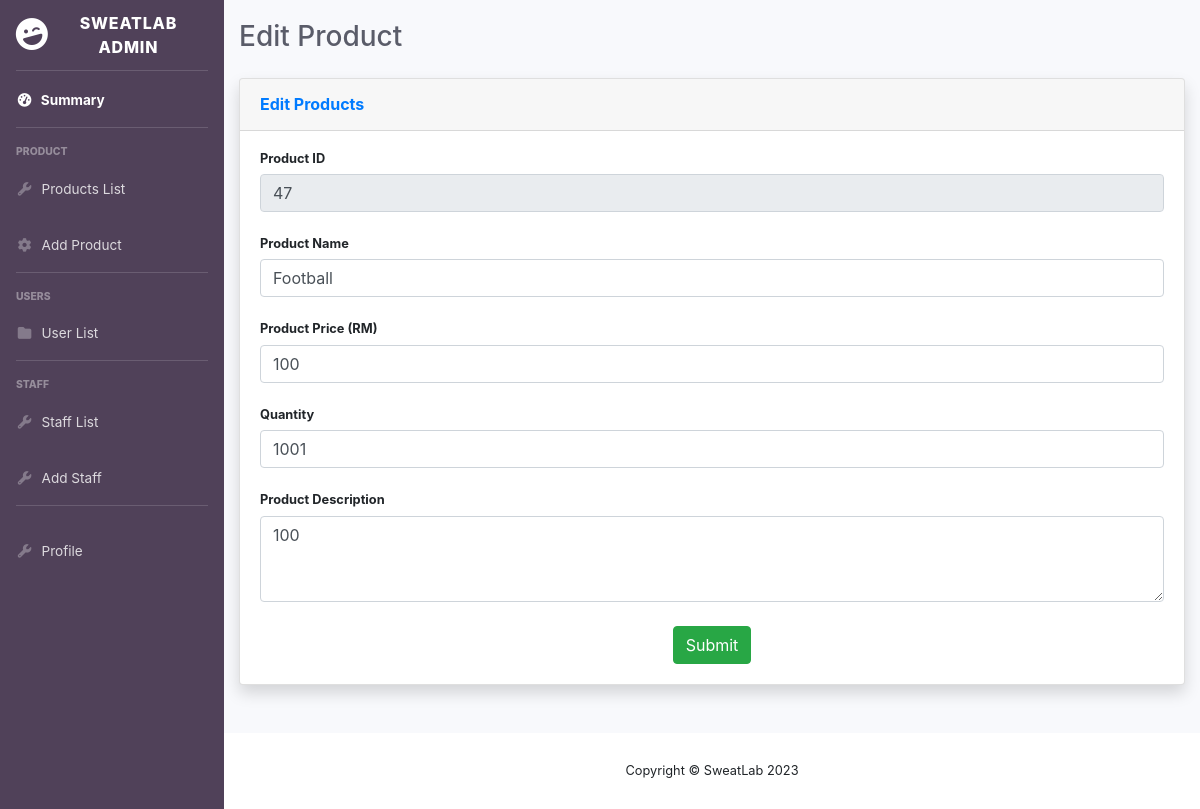
Screenshot of /View/Admin/editProduct.php?id=47 (signed in) with the database file from the repository.
### tables this page shows
CREATE TABLE `product` (
  `productID` int(11) NOT NULL,
  `productName` varchar(100) NOT NULL,
  `productPrice` double NOT NULL,
  `productDesc` varchar(200) NOT NULL,
  `stockQuantity` int(11) NOT NULL,
  `productImage` varchar(200) NOT NULL
);

### Control/productDA.php (called while the page is built, shortened)
<?php
class ProductDA{
    public function retrieveProduct($productID){
        $connectionManager = DatabaseConnectionManager::getInstance();
        $con = $connectionManager->getConnection();
        $sql = "SELECT * FROM product WHERE productID = ?";
        $stmt = $con->prepare($sql);
        $stmt->bind_param("s",$productID);
        $stmt->execute();
        $result = $stmt->get_result();
        return $result;
    }
}

### Control/DAFacade.php (called while the page is built, shortened)
<?php
require_once 'productDA.php';
class DAFacade{
    private $productDA;
    public function __construct(){
        $this->productDA = new productDA();
    }
    public function retrieveProduct($productID){
        return $this->productDA->retrieveProduct($productID);
    }
}

### View/Admin/editProduct.php (the view, shortened to what this page needs)
<?php
require_once '../../Control/productDA.php';
require_once '../../Control/DAFacade.php';
?>
<!DOCTYPE html>
<html>
    <head>
        <link href="vendor/fontawesome-free/css/all.min.css" rel="stylesheet" type="text/css">
        <link rel="stylesheet" href="path/to/font-awesome/css/font-awesome.min.css">
        <link href="../css/addProduct.css" rel="stylesheet" type="text/css"/>
        <link href="../css/adminHome.css" rel="stylesheet" type="text/css"/>
    </head>
    <body id="page-top">
        <div id="wrapper">
            <?php
            require_once 'sidebar.php';
            ?>
            <div id="content-wrapper" class="d-flex flex-column">
                <div id="content" style="padding-top: 20px;">
                    <div class="container-fluid">
                        <div class="d-sm-flex align-items-center justify-content-between mb-4">
                            <h1 class="h3 mb-0 text-gray-800">Edit Product</h1>
                        </div>
                        <div class="row">
                            <?php
                            if($_SERVER['REQUEST_METHOD']=='GET'){
                                if(isset($_GET['id'])){
                                    $productID = $_GET['id'];
                                }
                                $DAFacade = new DAFacade();
                                $result = $DAFacade->retrieveProduct($productID);
                                if($row = $result->fetch_object()){
                                    $productName = $row->productName;
                                    $productID = $row->productID;
                                    $productPrice = (double)$row->productPrice;
                                    $productDesc = $row->productDesc;
                                    $stockQuantity = $row->stockQuantity;
                                }
                            }
                            ?>
                            <div class="col-lg-12 mb-4">
                                <form id="editForm" action="" method="post">
                                <div class="card shadow mb-4">
                                    <div class="card-header py-3">
                                        <h6 class="m-0 font-weight-bold text-primary">Edit Products</h6>
                                    </div>
                                    <div class="card-body">
                                        <div>
                                        <h4 class="small font-weight-bold">Product ID
                                            <span class="float-right"></span></h4>
                                            <input type="text" class="form-control" value="<?php echo $productID; ?>" name="productID" disabled> <br/>
                                        </div>
                                        <div>
                                        <h4 class="small font-weight-bold">Product Name
                                            <span class="float-right"></span></h4>
                                            <input type="text" class="form-control prodName" id="prodName" value="<?php echo $productName; ?> " name="productName"> <br/>
                                        </div>
                                        <div>
                                        <h4 class="small font-weight-bold">Product Price (RM)
                                            <span class="float-right"></span></h4>
                                                <input type="text" id="prodPrice" class="form-control prodPrice" value="<?php echo $productPrice; ?>" name="productPrice" > <br/>
                                        </div>
                                        <div>
                                        <h4 class="small font-weight-bold">Quantity
                                            <span class="float-right"></span></h4>
                                                <input type="number" id="prodQty" class="form-control prodQty" value="<?php echo $stockQuantity; ?>" name="stockQuantity"> <br/>
                                        </div>
                                        <div>
                                        <h4 class="small font-weight-bold">Product Description
                                            <span class="float-right"></span></h4>
                                            <textarea class="form-control prodDesc" id="prodDesc" rows="3" name="productDesc"><?php echo $productDesc; ?></textarea> <br/>
                                        </div>
                                        <div class="addBtn">
                                        <input type="submit" class="btn btn-success" id="saveButton" values="Save Changes" name="update"/>
                                        </div>
                                    </div>
                                </div>
                                </form>
                            </div>
                        </div>
                    </div>
                </div>
                <footer class="sticky-footer bg-white">
                    <div class="container my-auto">
                        <div class="copyright text-center my-auto">
                            <span>Copyright &copy; SweatLab 2023</span>
                        </div>
                    </div>
                </footer>
            </div>
        </div>
    </body>
</html>

### View/css/addProduct.css (style rules this page uses)
.addBtn { width: 100%; text-align: center; }
.row { align-content: center; }

### rows the page displays
product: productID "47", productName "Football", productPrice "100", stockQuantity "1001", productDesc "100"
